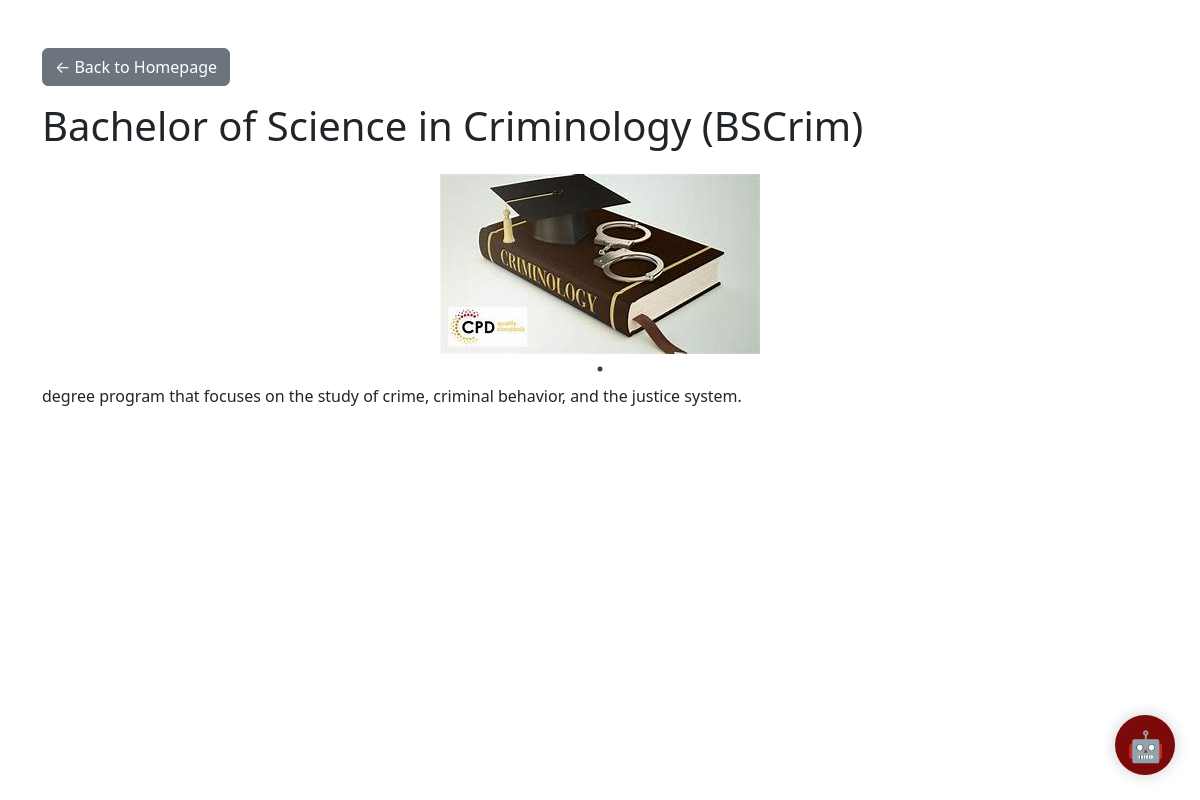
/view_course.php?id=17, run on the app's committed database.
### tables this page shows
CREATE TABLE `tbl_courses` (
  `id` int(11) NOT NULL,
  `course_name` varchar(255) NOT NULL,
  `course_description` text NOT NULL,
  `course_picture` longtext NOT NULL CHECK (json_valid(`course_picture`)),
  `school_year` varchar(255) DEFAULT NULL,
  `created_at` timestamp NOT NULL DEFAULT current_timestamp(),
  `updated_at` timestamp NOT NULL DEFAULT current_timestamp() ON UPDATE current_timestamp()
);

### view_course.php (the view, shortened to what this page needs)
<?php
include 'database/connection.php';
$course_id = isset($_GET['id']) ? intval($_GET['id']) : 0;
$stmt = $conn->prepare("SELECT * FROM tbl_courses WHERE id = :id");
$stmt->bindParam(':id', $course_id, PDO::PARAM_INT);
$stmt->execute();
$course = $stmt->fetch(PDO::FETCH_ASSOC);
$images = json_decode($course['course_picture'], true);
?>
<!DOCTYPE html>
<html lang="en">
<head>
    <link href="https://cdn.jsdelivr.net/npm/bootstrap@5.3.3/dist/css/bootstrap.min.css" rel="stylesheet">
    <link rel="stylesheet" type="text/css" href="https://cdn.jsdelivr.net/npm/slick-carousel/slick/slick.css" />
    <link rel="stylesheet" type="text/css" href="https://cdn.jsdelivr.net/npm/slick-carousel/slick/slick-theme.css" />
    <link href="assets/css/bot.css" rel="stylesheet" />
</head>
<body>
    <div class="container my-5">
        <a href="index.php" class="btn btn-secondary mb-3">← Back to Homepage</a>
        <h1 class="mb-4"><?= htmlspecialchars($course['course_name']) ?></h1>
        <div class="mb-4">
            <?php if (!empty($images) && is_array($images)): ?>
                <div class="slick-slider">
                    <?php foreach ($images as $img): ?>
                        <div>
                            <img src="public/courses/<?= htmlspecialchars($img) ?>" class="img-fluid" alt="Course Image">
                        </div>
                    <?php endforeach; ?>
                </div>
            <?php else: ?>
                <img src="assets/images/default-course.jpg" class="img-fluid" alt="Default Image">
            <?php endif; ?>
        </div>
        <p><?= nl2br(htmlspecialchars($course['course_description'] ?? 'No description available.')) ?></p>
    </div>
    <?php include 'chatbot.php' ?>
</body>
</html>

### view_course.php (style rules this page uses)
.slick-slide img { display: block; margin: auto; max-height: 400px; object-fit: cover; }

### data on the page
tbl_courses: course_name "Bachelor of Science in Criminology (BSCrim)", course_description "degree program that focuses on the study of crime, criminal behavior, and the justice system."
